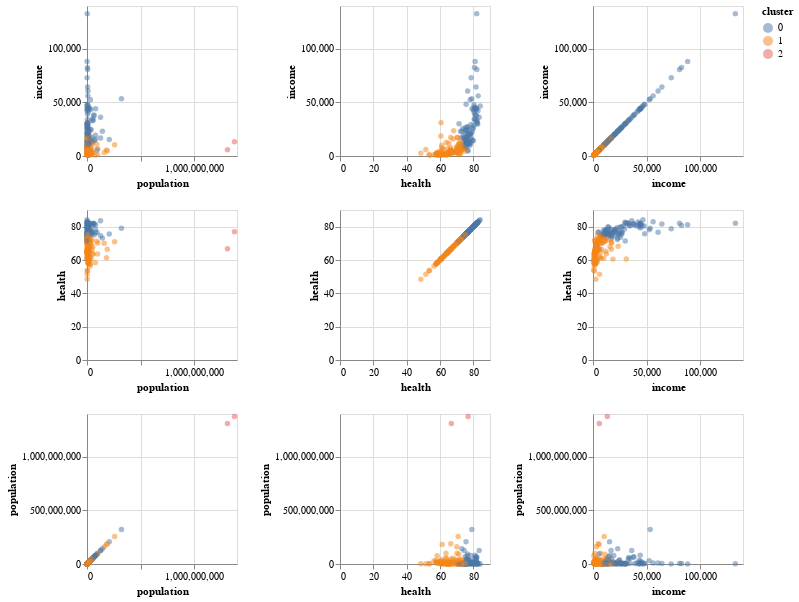

The notebook cell saved with this chart:
### Code cell
alt.Chart(gapminder).mark_circle(opacity=0.5).encode(
    alt.X(alt.repeat("column"), type='quantitative'),
    alt.Y(alt.repeat("row"), type='quantitative'),
    color='cluster:N'
).properties(
    width=150,
    height=150
).repeat(
    row=['income', 'health', 'population'],
    column=['population', 'health', 'income']
)

### Figure 1 — Vega-Lite specification as saved in the notebook (floating-point values rounded to 4 significant figures; data arrays with more than 128 entries replaced by an {"elided": "..."} marker saying what was removed)
{"$schema": "https://vega.github.io/schema/vega-lite/v3.4.0.json", "config": {"background": "white", "mark": {"tooltip": null}, "view": {"height": 300, "width": 400}}, "datasets": {"data-b4eab7f2a5ded6b5f9a4430cf193a51b": {"elided": "187 records"}}, "repeat": {"column": ["population", "health", "income"], "row": ["income", "health", "population"]}, "spec": {"data": {"name": "data-b4eab7f2a5ded6b5f9a4430cf193a51b"}, "encoding": {"color": {"field": "cluster", "type": "nominal"}, "x": {"field": {"repeat": "column"}, "type": "quantitative"}, "y": {"field": {"repeat": "row"}, "type": "quantitative"}}, "height": 150, "mark": {"opacity": 0.5, "type": "circle"}, "width": 150}}
